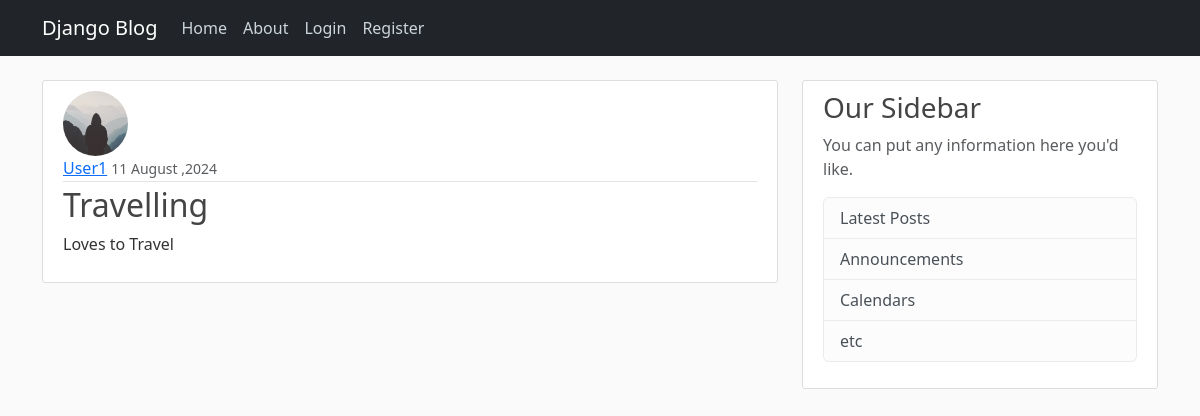
Screenshot of /post/15/ with the database file from the repository.
### blog_app/models.py (models this page shows, shortened)
class Posts(models.Model):
    title = models.CharField(max_length=100) # title will a field in our post table in the database
    content = models.TextField()
    date_posted = models.DateTimeField(default=timezone.now)
    author = models.ForeignKey(User , on_delete=models.CASCADE)

### users_app/models.py (models this page shows, shortened)
class Profile(models.Model):
    user = models.OneToOneField(User , on_delete=models.CASCADE)
    img = models.ImageField(default="default.jpg" , upload_to="profile_pics")

### blog_app/views.py (the view)
# urls.py: path('post/<int:pk>/' , PostDetailView.as_view() , name="post-detail"),
class PostDetailView(DetailView):
    model = Posts
    template_name = "blog_html_templates/post_detail.html"
    pass

### blog_app/templates/blog_html_templates/post_detail.html (shortened to what this page needs)
{% extends "blog_html_templates/base.html" %}
{% block content %}
<article class="media content-section">
    <img src="{{ object.author.profile.img.url}}" class="rounded-circle article-img">
    <div class="media-body">
        <div class="article-metadata">
            <a class="mr-2" href="#">{{ object.author }}</a>
            <small class="text-muted">{{ object.date_posted|date:"d F ,Y" }}</small>
        </div>
        <h2 class="article-title">{{ object.title }}</h2>
        <p class="article-content">{{ object.content }}</p>
    </div>
</article>
{% endblock content %}

### blog_app/static/css_templates/main.css (style rules this page uses)
body { background: #fafafa; color: #333333; margin-top: 5rem; }
h1, h2, h3, h4, h5, h6 { color: #444444; }
.content-section { background: #ffffff; padding: 10px 20px; border: 1px solid #dddddd; border-radius: 3px; margin-bottom: 20px; }
.article-title { color: #444444; }
.article-content { white-space: pre-line; }
.article-img { height: 65px; width: 65px; margin-right: 16px; }
.article-metadata { padding-bottom: 1px; margin-bottom: 4px; border-bottom: 1px solid #e3e3e3 }

### rows the page displays
Posts: author.profile.img (placeholder picture), author "User1", date_posted "11 August ,2024", title "Travelling", content "Loves to Travel"
